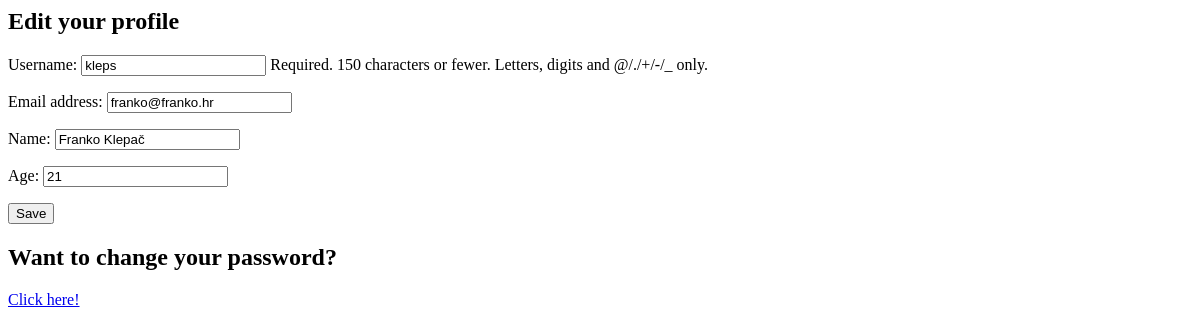
The app's page /home/edit_profile/ (signed in), older data.
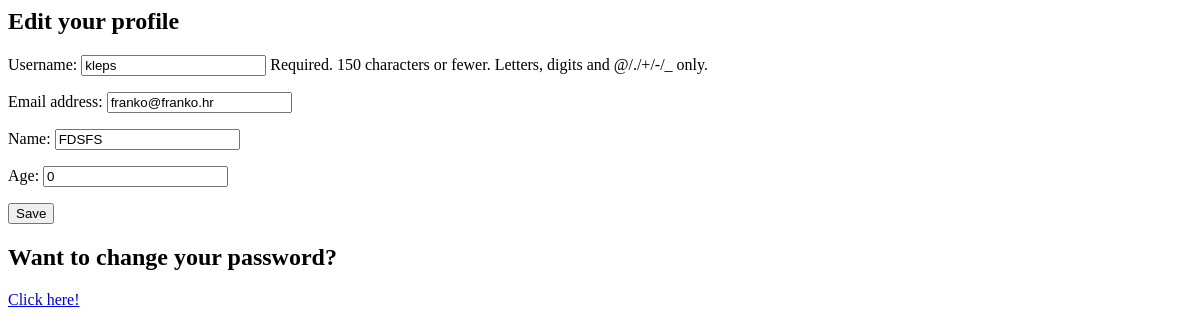
The same page, newer data.
### learntenses/models.py (models this page shows, shortened)
class UserProfile(models.Model):
    user = models.OneToOneField(User, on_delete=models.CASCADE)
    name = models.CharField(max_length=100)
    age = models.IntegerField()
    date_joined = models.DateTimeField(auto_now_add=True)

### learntenses/views.py (the view)
# urls.py: path('edit_profile/', views.edit_profile, name='edit_profile'),
def edit_profile(request):
    if not hasattr(request.user, 'userprofile'):
        UserProfile.objects.create(user=request.user, age=0)
    if request.method == 'POST':
        user_form = UserEditForm(request.POST, instance=request.user)
        profile_form = UserProfileEditForm(request.POST, instance=request.user.userprofile)
        if user_form.is_valid() and profile_form.is_valid():
            user_form.save()
            profile_form.save()
            return redirect('home:profile')
    else:
        user_form = UserEditForm(instance=request.user)
        profile_form = UserProfileEditForm(instance=request.user.userprofile)
    return render(request, 'learntenses/edit_profile.html', {'user_form': user_form, 'profile_form': profile_form})

### learntenses/forms.py
class UserEditForm(forms.ModelForm):
    class Meta:
        model = User
        fields = ['username', 'email']

class UserProfileEditForm(forms.ModelForm):
    class Meta:
        model = UserProfile
        fields = ['name', 'age']

### learntenses/templates/learntenses/edit_profile.html (shortened to what this page needs)
<h2>Edit your profile</h2>
<form method="POST" action="{% url 'home:edit_profile' %}">
  {{ user_form.as_p }}
  {{ profile_form.as_p }}
  <button type="submit">Save</button>
<h2>Want to change your password?</h2>
<a href="{% url 'home:change_password' %}">Click here!</a>
</form>

Row changes from the older to the newer data that the page shows:
removed UserProfile: name "Franko Klepač", age "21"
added UserProfile: name "FDSFS", age "0"
